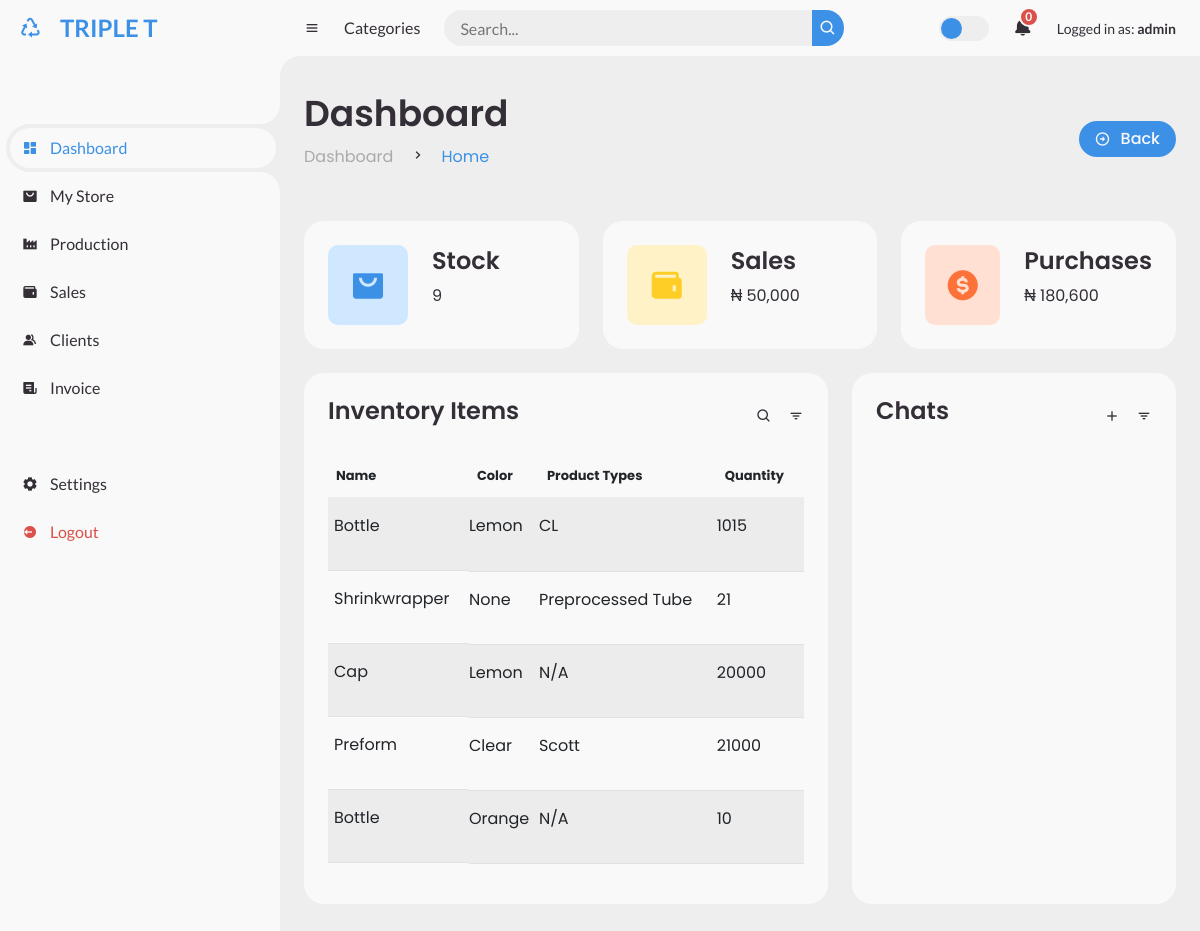
Page /home (signed in) on the committed database.
### store/models.py (models this page shows, shortened)
class Stock(models.Model):
    name = models.CharField(max_length=100, null=True)
    color = models.CharField(max_length=50, null=True, blank=True)
    cap_type = models.ForeignKey(Cap, on_delete=models.SET_NULL, null=True, blank=True)
    product_type = models.CharField(max_length=20, null=True, blank=True)
    bottle_type = models.CharField(max_length=20, null=True, blank=True)
    preform_type = models.ForeignKey(Preform_type, on_delete=models.SET_NULL, null=True, blank=True)
    unit = models.IntegerField(null=True, blank=True)
    created_at = models.DateTimeField(auto_now_add=True)
    notification_sent = models.BooleanField(default=False)

class Preform_type(models.Model):
    name = models.CharField(max_length=30)
    size = models.DecimalField(max_digits=5, decimal_places=1)
    quantity_per_bag = models.IntegerField()

### store/views.py (the view)
# urls.py: 2. Add a URL to urlpatterns:  path('', views.home, name='home')
@login_required
def home(request):
    notifications = Notification.objects.order_by('-timestamp').all()
    stock_items = Stock.objects.all().order_by('-id')
    stock_count = stock_items.count()
    unread_notifications_count = notifications.filter(is_read=False).count()
    total_sales_amount = Sales.objects.aggregate(total_amount=Sum('total'))['total_amount'] or 0
    total_purchase_amount = StockItem.objects.aggregate(total_amount=Sum('total'))['total_amount'] or 0
    return render(request, ('base/home.html'), {'notifications': notifications, 'stock_item': stock_items,'stock_count':stock_count, 'total_sales_amount':total_sales_amount,'total_purchase_amount':total_purchase_amount,'unread_notifications_count':unread_notifications_count})

### store/templatetags/custom_filters.py (called while the page is built)
@register.filter(name='format_with_commas')
def format_with_commas(value):
    try:
        value = int(value)
        return "{:,}".format(value)
    except (TypeError, ValueError):
        return value

### store/templates/base/home.html (shortened to what this page needs)
{% extends "base/base.html" %}
{% load custom_filters %}
{% block body %}
  <div class="head-title">
    <div class="left">
      <h1>Dashboard</h1>
      <ul class="breadcrumb">
        <li>
          <a href="#">Dashboard</a>
        </li>
        <li><i class='bx bx-chevron-right' ></i></li>
        <li>
          <a class="active" href="#">Home</a>
        </li>
      </ul>
    </div>
    <a href="{% url 'home' %}" class="btn-download">
      <i class='bx bx-right-arrow-circle'></i>
      <span class="text">Back</span>
    </a>
  </div>
  <ul class="box-info">
    <li>
      <i class='bx bxs-shopping-bag-alt store' ></i>
      <span class="text">
        <h3>Stock</h3>
        <p>{{ stock_count }}</p>
      </span>
    </li>
    <li>
      <i class='bx bxs-wallet'></i>
      <span class="text">
        <h3>Sales</h3>
        <p>&#x20A6; {{total_sales_amount|format_with_commas}}</p>
      </span>
    </li>
    <li>
      <i class='bx bxs-dollar-circle' ></i>
      <span class="text">
        <h3>Purchases</h3>
        <p>&#x20A6; {{total_purchase_amount|format_with_commas}}</p>
      </span>
    </li>
  </ul>
  <div class="table-data">
    <div class="order">
      <div class="head">
        <h3>Inventory Items</h3>
        <i class='bx bx-search' ></i>
        <i class='bx bx-filter' ></i>
      </div>
      <table class="table table-striped">
        <thead>
          <tr>
            <th>Name</th>
            <th>Color</th>
            <th>Product Types</th>
            <th>Quantity </th>
          </tr>
        </thead>
        <tbody>
            {% for stock_item in stock_item|slice:":5" %}
            <tr>
                <td>
                  <p>{{stock_item.name}}</p>
                </td>
                <td><p>{{stock_item.color}}</p></td>
                <td>
                    {% if stock_item.preform_type %}
                    {{ stock_item.preform_type.name }}
                    {% elif stock_item.product_type %}
                    {{ stock_item.product_type }}
                    {% else %}
                    N/A
                    {% endif %}
                </td>
                <td>{{stock_item.unit}}</td>
              </tr>
            {% endfor %}
        </tbody>
      </table>
</div>
    <div class="todo">
      <div class="head">
        <h3>Chats</h3>
        <i class='bx bx-plus' ></i>
        <i class='bx bx-filter' ></i>
      </div>
    </div>
  </div>
{% endblock %}

### store/templates/base/base.html (shortened to what this page needs)
{% load static %}
<!DOCTYPE html>
<html lang="en">
<head>
	<link href='https://unpkg.com/boxicons@2.0.9/css/boxicons.min.css' rel='stylesheet'>
	<link href="https://cdn.jsdelivr.net/npm/bootstrap@5.2.3/dist/css/bootstrap.min.css" rel="stylesheet">
	<link href="{% static './css/style.css' %}" rel="stylesheet" />
</head>
<body>
	<section id="sidebar">
		<a href="#" class="brand ">
			<i class='bx bx-recycle'></i>
			<span class="text"> TRIPLE T <br>
			</span>
		</a>
		<ul class="side-menu top">
			<li   class="active">
				<a href="{% url 'home' %}">
					<i class='bx bxs-dashboard' ></i>
					<span class="text">Dashboard</span>
				</a>
			</li>
			<li>
				<a href="{% url 'stock_list' %}">
					<i class='bx bxs-shopping-bag-alt store' ></i>
					<span class="text">My Store</span>
				</a>
			</li>
			<li>
				<a class="nav-link" href="{% url 'record' %}">
					<i class='bx bxs-factory'></i>
					<span class="text">Production</span>
				</a>
			</li>
			<li >
				<a href="{% url 'sales_record' %}">
					<i class='bx bxs-wallet'></i>
					<span class="text">Sales</span>
				</a>
			</li>
			<li>
				<a href="{% url 'customer' %}">
					<i class='bx bxs-group'></i>
					<span class="text">Clients</span>
				</a>
			</li>
			<li>
				<a href="{% url 'invoice' %}">
					<i class='bx bxs-receipt'></i>
					<span class="text">Invoice</span>
				</a>
			</li>
		</ul>
		<ul class="side-menu">
			{% if request.user.is_superuser %}
			<li>
				<a href="{% url 'settings' %}" >
					<i class='bx bxs-cog' ></i>
					<span class="text">Settings</span>
				</a>
			{% endif %}
			</li>
			<li>
				<a href="{% url 'user_logout' %}" class="logout">
					<i class='bx bxs-log-out-circle' ></i>
					<span class="text">Logout</span>
				</a>
			</li>
		</ul>
	</section>
	<section id="content">
		<nav>
			<i class='bx bx-menu' ></i>
			<a href="#" class="nav-link">Categories</a>
			<form action="#">
				<div class="form-input">
					<input type="search" placeholder="Search...">
					<button type="submit" class="search-btn"><i class='bx bx-search' ></i></button>
				</div>
			</form>
			<label for="switch-mode" class="switch-mode"></label>
			<a href="{% url 'notify' %}" class="notification">
				<i class='bx bxs-bell' ></i>
				<span class="num">{{ unread_notifications_count }}</span>
			</a>
			<a href="#" class="profile">
					<div class="small">Logged in as: <strong>{{user.get_username}}</strong></div>
			</a>
		</nav>
	<main>
        {% block body %}
		{% endblock%}
	</main>
	</section>
</body>
</html>

### store/templates/base/base.html (style rules this page uses)
ol, ul { padding-left: 0rem !important; }

### rows in the picture
Stock: name "Bottle", color "Lemon", product_type "CL", unit "1015"
Stock: name "Shrinkwrapper", color "None", product_type "Preprocessed Tube", unit "21"
Stock: name "Cap", color "Lemon", shows "N/A", unit "20000"
Stock: name "Preform", color "Clear", preform_type.name "Scott", unit "21000"
Stock: name "Bottle", color "Orange", shows "N/A", unit "10"

### other values in the picture
{{ unread_notifications_count }} "0"
{{ user.get_username }} "admin"
{{ stock_count }} "9"
{{ total_sales_amount|format_with_commas }} "50,000"
{{ total_purchase_amount|format_with_commas }} "180,600"
